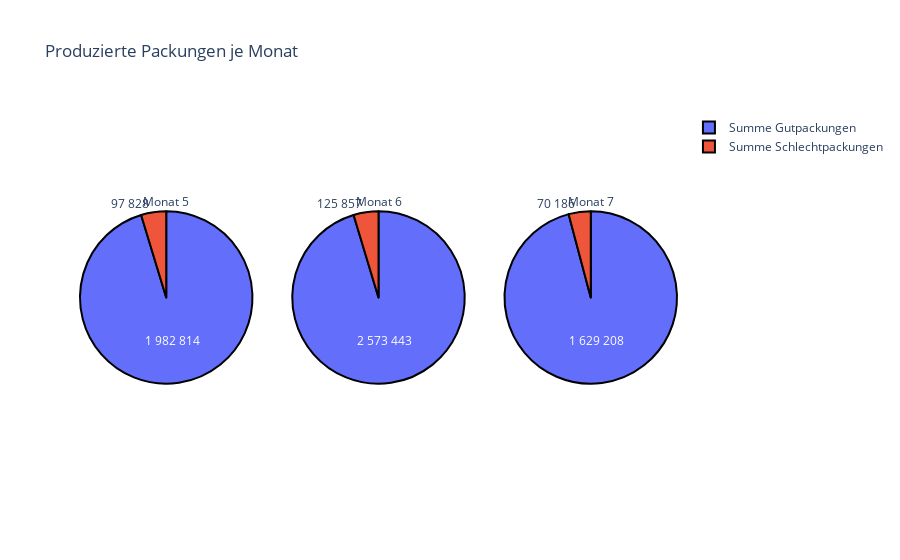

Write notebook code for a chart like this one.
### Code cell
# Plot showing total amount of produced packs per month
monthly_produced_packages = package_data.\
    groupBy(month(col("timestamp")).alias("month")).\
        agg(
            sum(col("good_packs")).alias("monthly_good_packs"),
            sum(col("reject_packs")).alias("monthly_reject_packs")
        ).\
    orderBy(col("month"))
pd_monthly_produced_packages = monthly_produced_packages.toPandas()

fig = make_subplots(
    rows=1, cols=pd_monthly_produced_packages.shape[0],
    specs=[[{"type": "domain"} for _ in range(pd_monthly_produced_packages.shape[0])]]
)
for c in range(pd_monthly_produced_packages.shape[0]):
    fig.add_trace(
        go.Pie(
            labels=["Summe Gutpackungen", "Summe Schlechtpackungen"],
            values=pd_monthly_produced_packages.iloc[c, 1:],
            title=f"Monat {pd_monthly_produced_packages.iloc[c, 0]}",
            textinfo="value",
            hoverinfo='label+percent',
            marker=dict(line=dict(color='#000000', width=2))
        ),
        row=1, col=c+1
    )
fig.update_layout(
    title_text=f"Produzierte Packungen je Monat",
    separators=". ")
fig.show()
fig.write_html(file=os.path.join(results_path, r"plots\produced_packs_per_month.html"))

### Figure 1 — Plotly figure (JSON) as saved in the notebook; plotly's stock layout.template omitted (floating-point values rounded to 4 significant figures)
{"data": [{"domain": {"x": [0, 0.2889], "y": [0, 1]}, "hoverinfo": "label+percent", "labels": ["Summe Gutpackungen", "Summe Schlechtpackungen"], "marker": {"line": {"color": "#000000", "width": 2}}, "textinfo": "value", "title": {"text": "Monat 5"}, "type": "pie", "values": [1982814, 97828]}, {"domain": {"x": [0.3556, 0.6444], "y": [0, 1]}, "hoverinfo": "label+percent", "labels": ["Summe Gutpackungen", "Summe Schlechtpackungen"], "marker": {"line": {"color": "#000000", "width": 2}}, "textinfo": "value", "title": {"text": "Monat 6"}, "type": "pie", "values": [2573443, 125857]}, {"domain": {"x": [0.7111, 1], "y": [0, 1]}, "hoverinfo": "label+percent", "labels": ["Summe Gutpackungen", "Summe Schlechtpackungen"], "marker": {"line": {"color": "#000000", "width": 2}}, "textinfo": "value", "title": {"text": "Monat 7"}, "type": "pie", "values": [1629208, 70186]}], "layout": {"separators": ". ", "title": {"text": "Produzierte Packungen je Monat"}}}
